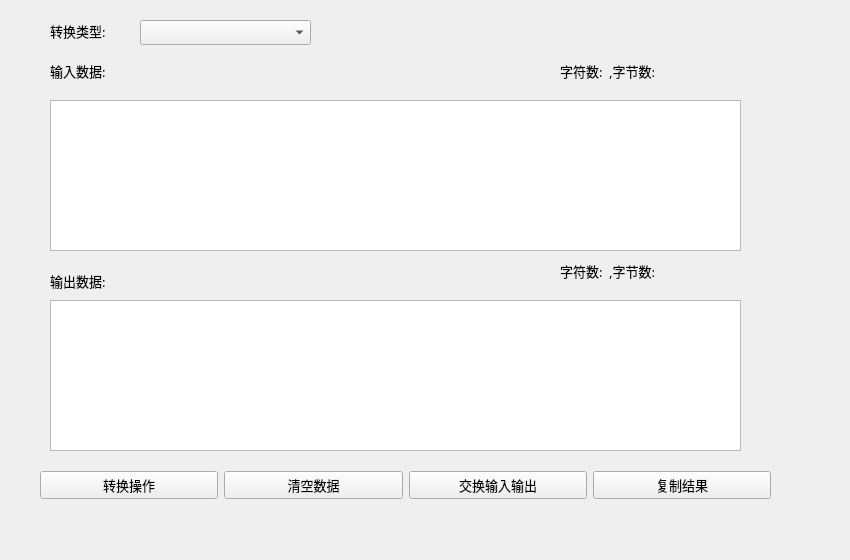
<?xml version="1.0" encoding="UTF-8"?>
<ui version="4.0">
 <class>FormChildDataProcessor</class>
 <widget class="QWidget" name="FormChildDataProcessor">
  <property name="geometry">
   <rect>
    <x>0</x>
    <y>0</y>
    <width>850</width>
    <height>560</height>
   </rect>
  </property>
  <property name="windowTitle">
   <string>Form</string>
  </property>
  <widget class="QLabel" name="label">
   <property name="geometry">
    <rect>
     <x>50</x>
     <y>20</y>
     <width>81</width>
     <height>21</height>
    </rect>
   </property>
   <property name="font">
    <font>
     <family>宋体</family>
     <pointsize>10</pointsize>
    </font>
   </property>
   <property name="text">
    <string>转换类型:</string>
   </property>
  </widget>
  <widget class="QLabel" name="label_2">
   <property name="geometry">
    <rect>
     <x>50</x>
     <y>60</y>
     <width>81</width>
     <height>21</height>
    </rect>
   </property>
   <property name="font">
    <font>
     <family>宋体</family>
     <pointsize>10</pointsize>
    </font>
   </property>
   <property name="text">
    <string>输入数据:</string>
   </property>
  </widget>
  <widget class="QLabel" name="label_3">
   <property name="geometry">
    <rect>
     <x>540</x>
     <y>90</y>
     <width>81</width>
     <height>21</height>
    </rect>
   </property>
   <property name="font">
    <font>
     <family>宋体</family>
     <pointsize>10</pointsize>
    </font>
   </property>
   <property name="text">
    <string/>
   </property>
  </widget>
  <widget class="QLabel" name="label_4">
   <property name="geometry">
    <rect>
     <x>560</x>
     <y>60</y>
     <width>161</width>
     <height>21</height>
    </rect>
   </property>
   <property name="font">
    <font>
     <family>宋体</family>
     <pointsize>10</pointsize>
    </font>
   </property>
   <property name="text">
    <string>字符数:  ,字节数:</string>
   </property>
  </widget>
  <widget class="QLabel" name="label_5">
   <property name="geometry">
    <rect>
     <x>50</x>
     <y>270</y>
     <width>81</width>
     <height>21</height>
    </rect>
   </property>
   <property name="font">
    <font>
     <family>宋体</family>
     <pointsize>10</pointsize>
    </font>
   </property>
   <property name="text">
    <string>输出数据:</string>
   </property>
  </widget>
  <widget class="QLabel" name="label_6">
   <property name="geometry">
    <rect>
     <x>560</x>
     <y>260</y>
     <width>161</width>
     <height>21</height>
    </rect>
   </property>
   <property name="font">
    <font>
     <family>宋体</family>
     <pointsize>10</pointsize>
    </font>
   </property>
   <property name="text">
    <string>字符数:  ,字节数:</string>
   </property>
  </widget>
  <widget class="QTextEdit" name="textEdit_EnterData">
   <property name="geometry">
    <rect>
     <x>50</x>
     <y>100</y>
     <width>691</width>
     <height>151</height>
    </rect>
   </property>
   <property name="font">
    <font>
     <family>宋体</family>
     <pointsize>10</pointsize>
    </font>
   </property>
  </widget>
  <widget class="QTextEdit" name="textEdit_BringData">
   <property name="geometry">
    <rect>
     <x>50</x>
     <y>300</y>
     <width>691</width>
     <height>151</height>
    </rect>
   </property>
   <property name="font">
    <font>
     <family>宋体</family>
     <pointsize>10</pointsize>
    </font>
   </property>
  </widget>
  <widget class="QComboBox" name="comboBox_ConversionType">
   <property name="geometry">
    <rect>
     <x>140</x>
     <y>20</y>
     <width>171</width>
     <height>25</height>
    </rect>
   </property>
   <property name="font">
    <font>
     <family>宋体</family>
     <pointsize>10</pointsize>
    </font>
   </property>
  </widget>
  <widget class="QWidget" name="horizontalLayoutWidget">
   <property name="geometry">
    <rect>
     <x>40</x>
     <y>450</y>
     <width>731</width>
     <height>71</height>
    </rect>
   </property>
   <property name="font">
    <font>
     <family>宋体</family>
     <pointsize>10</pointsize>
    </font>
   </property>
   <layout class="QHBoxLayout" name="horizontalLayout">
    <item>
     <widget class="QPushButton" name="pushButton_CoversionOpration">
      <property name="font">
       <font>
        <family>宋体</family>
        <pointsize>10</pointsize>
       </font>
      </property>
      <property name="text">
       <string>转换操作</string>
      </property>
     </widget>
    </item>
    <item>
     <widget class="QPushButton" name="pushButton_DeclearData">
      <property name="font">
       <font>
        <family>宋体</family>
        <pointsize>10</pointsize>
       </font>
      </property>
      <property name="text">
       <string>清空数据</string>
      </property>
     </widget>
    </item>
    <item>
     <widget class="QPushButton" name="pushButton_Change">
      <property name="font">
       <font>
        <family>宋体</family>
        <pointsize>10</pointsize>
       </font>
      </property>
      <property name="text">
       <string>交换输入输出</string>
      </property>
     </widget>
    </item>
    <item>
     <widget class="QPushButton" name="pushButton_CoversionCopyResult">
      <property name="font">
       <font>
        <family>宋体</family>
        <pointsize>10</pointsize>
       </font>
      </property>
      <property name="text">
       <string>复制结果</string>
      </property>
     </widget>
    </item>
   </layout>
  </widget>
 </widget>
 <resources/>
 <connections/>
</ui>
